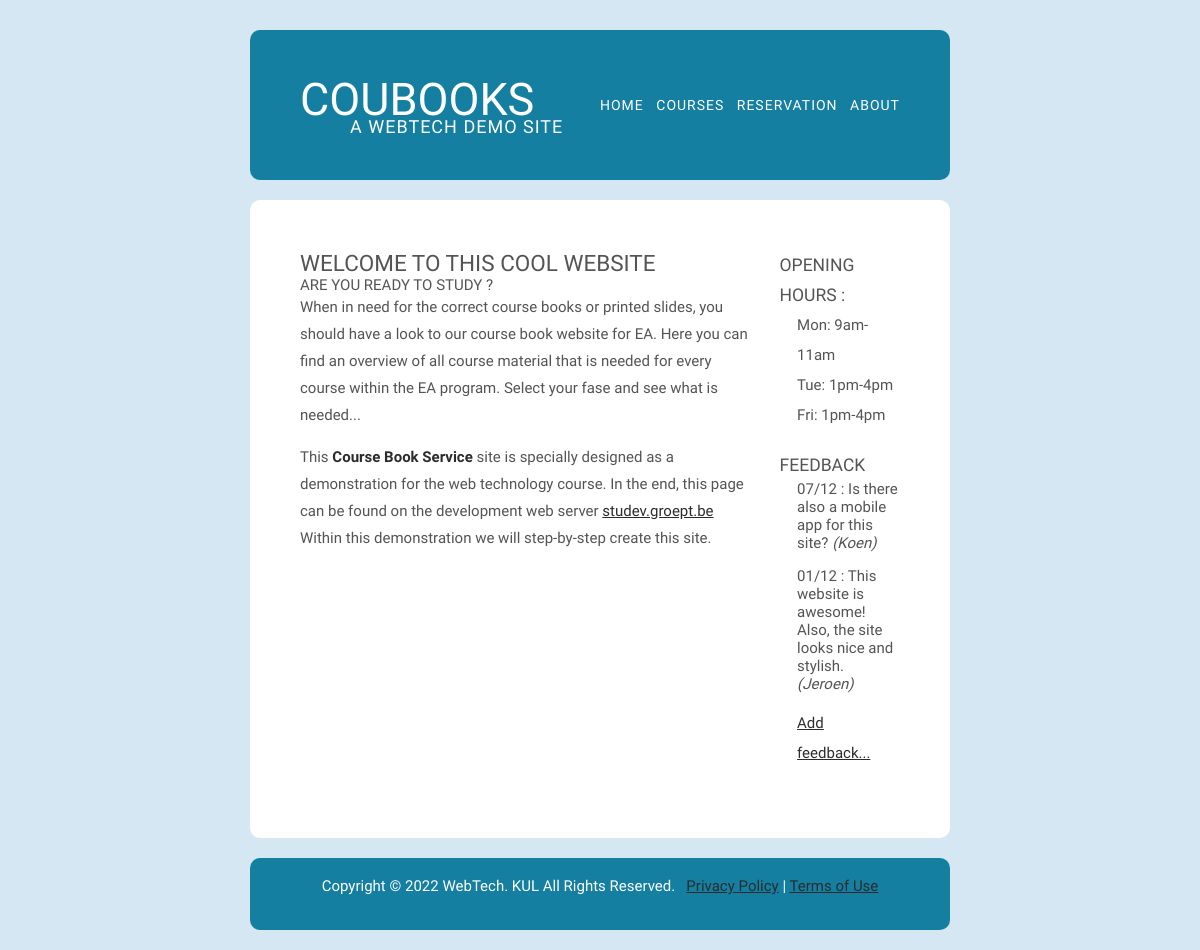
Screenshot of /main.php with the database file from the repository.
### tables this page shows
create table feedback
(
    id      int auto_increment
        primary key,
    text    text                               not null,
    author  varchar(20)                        null,
    created datetime default CURRENT_TIMESTAMP not null
);

### php/Greeter.php (called while the page is built, shortened)
<?php
class Greeter
{
    public function getGreeting() : string {
        $greeting = ['cool', 'awesome', 'sublime'];
        $index = rand(0,2);
        return "Welcome to this $greeting[$index] website";
    }
}

### php/model/Feedback.php (called while the page is built, shortened)
<?php
class Feedback {
    private string $text;
    private string $author;
    private DateTime $created;
    public function __construct(string $text, string $author) {
        $this->text = $text;
        $this->author = $author;
    }
    protected function setId(int $id): Feedback {
        return $this;
    }
    public function getText(): string {
        return $this->text;
    }
    public function getAuthor(): string {
        return $this->author;
    }
    public function getCreated(): DateTime {
        return $this->created;
    }
    protected function setCreated(DateTime $created): Feedback {
        $this->created = $created;
        return $this;
    }
    static function getAllFeedback() : array {
        $db = Db::getConnection();
        $stm = $db->prepare('SELECT id, text, author, created FROM feedback ORDER BY created DESC;');
        $stm->execute();
        $allFeedback = array();
        while ($item = $stm->fetch()) {
            $feedback = new Feedback($item['text'], $item['author']);
            $feedback->setId($item['id']);
            $feedback->setCreated(new DateTime($item['created']));
            $allFeedback[] = $feedback;
        };
        return $allFeedback;
    }
}

### main.php (the view, shortened to what this page needs)
<?php
require_once 'php/Greeter.php';
require_once 'php/model/Feedback.php';
$greeter = new Greeter();
?>
<!DOCTYPE html>
<html lang="en">
<head>
    <link href="css/main.css" rel="stylesheet" type="text/css"/>
</head>
<body>
<header>
    <div id="logo">
        <h1>CouBooks</h1>
        <h2>A Webtech demo site</h2>
    </div>
    <nav>
        <ul>
            <li><a href="main.php">Home</a></li>
            <li><a href="courses.php">Courses</a></li>
            <li><a href="reservation.php">Reservation</a></li>
            <li><a href="about.php">About</a></li>
        </ul>
    </nav>
</header>
<main>
    <section>
        <h2><?php echo $greeter->getGreeting() ?></h2>
        <h3>Are you ready to study ?</h3>
        <p>
            When in need for the correct course books or printed slides, you should have a
            look to our course book website for EA. Here you can find an overview of all course
            material that is needed for every course within the EA program. Select your fase and see what
            is needed...
        </p>
        <p>
            This <strong>Course Book Service</strong> site is specially designed
            as a demonstration for the web technology course.
            In the end, this page can be found on the development web
            server <a href="https://studev.groept.be/">studev.groept.be</a>
            Within this demonstration we will step-by-step create this site.
        </p>
    </section>
    <aside>
        <article>
            <h3>Opening Hours :</h3>
            <ul>
                <li>Mon: 9am-11am</li>
                <li>Tue: 1pm-4pm</li>
                <li>Fri: 1pm-4pm</li>
            </ul>
        </article>
        <article>
            <h3>Feedback</h3>
            <?php
            foreach ( Feedback::getAllFeedback() as $item) {
                $text = $item->getText();
                $author = $item->getAuthor();
                $created = $item->getCreated()->format("d/m");
                echo "<p>$created : $text <em>($author)</em></p>\n";
            }
            ?>
            <a href="feedback.php">Add feedback...</a>
        </article>
    </aside>
</main>
<footer>
    <p>Copyright &copy 2022 WebTech. KUL&nbsp;All Rights Reserved.&nbsp;&nbsp;
        <a href="#">Privacy Policy</a> | <a href="#">Terms of Use</a>
    </p>
</footer>
</body>
</html>

### css/main.css (style rules this page uses)
* { margin: 0; padding: 0; }
body { background: #D4E7F3; font-family: 'Dosis',sans-serif; font-size: 15px; color: #545454; display: flex; flex-direction: column; align-items: center; }
header, main, footer { width: 700px; box-sizing: border-box; border-radius: 10px; margin-bottom: 20px; }
header { margin-top: 30px; height: 150px; padding: 50px; background: #147FA1; text-transform: uppercase; display: flex; flex-direction: row; align-items: center; }
main { padding: 50px; background: white; display: flex; flex-direction: row; }
footer { padding: 15px 0; background: #147FA1; color: #FFFFFF; text-align: center; }
h1, h2, h3 { text-transform: uppercase; font-weight: 500; }
ul { list-style: none; }
p { line-height: 180%; margin-bottom: 1em; }
a, strong { color: #2C2C2C; }
#logo { flex-grow: 2; color: #FFFFFF; }
#logo h1 { font-size: 3em; font-weight: 300; }
#logo h2 { margin-top: -10px; margin-left: 50px; letter-spacing: 1px; font-size: 1.2em; font-weight: 300; }
nav ul { width: 300px; display: flex; flex-direction: row; justify-content: space-between; }
nav a { letter-spacing: 1px; text-decoration: none; font-size: 14px; font-weight: 300; color: #FFFFFF; }
section { flex-grow: 2; }
section h2 { font-size: 1.5em; }
section h3 { font-size: 1em; }
aside { padding-left: 40px; width: 400px; line-height: 2em; display: flex; flex-direction: column; }
aside article { margin-bottom: 20px; }
aside h3 { margin-left: -1em; }
aside p { line-height: normal; }

### rows the page displays
feedback: created "07/12", text "Is there also a mobile app for this site?", author "Koen"
feedback: created "01/12", text "This website is awesome! Also, the site looks nice and stylish.", author "Jeroen"

### other values shown
$greeter->getGreeting() "WELCOME TO THIS COOL WEBSITE"
